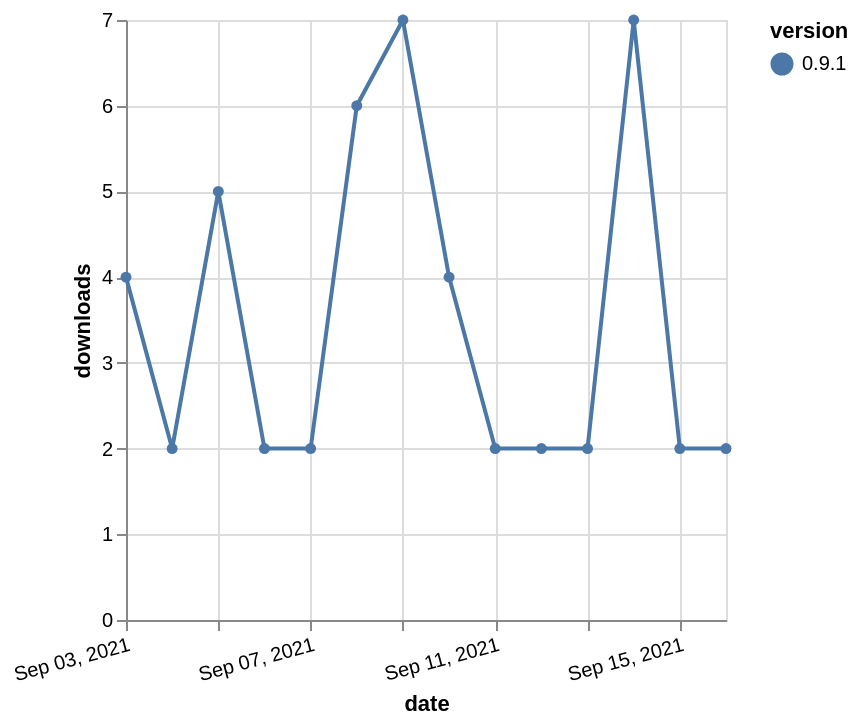

Vega-Lite specification stored for this chart:
### Vega-Lite specification from a JSON file in a GitHub repository (floating-point values rounded to 4 significant figures)
{"$schema": "https://vega.github.io/schema/vega-lite/v5.json", "description": "A simple bar chart with embedded data.", "data": {"values": [{"date": "2021-09-03", "total": 4934, "delta": 4, "version": "0.9.1"}, {"date": "2021-09-04", "total": 4936, "delta": 2, "version": "0.9.1"}, {"date": "2021-09-05", "total": 4941, "delta": 5, "version": "0.9.1"}, {"date": "2021-09-06", "total": 4943, "delta": 2, "version": "0.9.1"}, {"date": "2021-09-07", "total": 4945, "delta": 2, "version": "0.9.1"}, {"date": "2021-09-08", "total": 4951, "delta": 6, "version": "0.9.1"}, {"date": "2021-09-09", "total": 4958, "delta": 7, "version": "0.9.1"}, {"date": "2021-09-10", "total": 4962, "delta": 4, "version": "0.9.1"}, {"date": "2021-09-11", "total": 4964, "delta": 2, "version": "0.9.1"}, {"date": "2021-09-12", "total": 4966, "delta": 2, "version": "0.9.1"}, {"date": "2021-09-13", "total": 4968, "delta": 2, "version": "0.9.1"}, {"date": "2021-09-14", "total": 4975, "delta": 7, "version": "0.9.1"}, {"date": "2021-09-15", "total": 4977, "delta": 2, "version": "0.9.1"}, {"date": "2021-09-16", "total": 4979, "delta": 2, "version": "0.9.1"}]}, "width": "container", "mark": {"type": "line", "point": {"filled": true}}, "encoding": {"x": {"field": "date", "type": "temporal", "timeUnit": "yearmonthdate", "title": "date", "axis": {"labelAngle": -15}}, "y": {"field": "delta", "type": "quantitative", "title": "downloads"}, "color": {"field": "version", "type": "nominal"}, "tooltip": {"field": "delta"}}}
